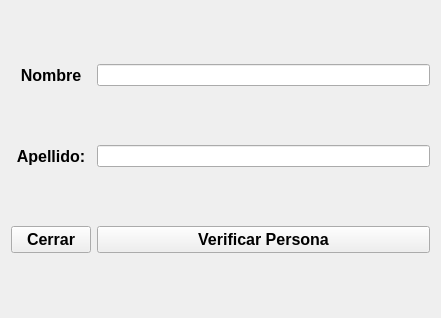
<?xml version="1.0" encoding="UTF-8"?>
<ui version="4.0">
 <class>Login</class>
 <widget class="QWidget" name="Login">
  <property name="geometry">
   <rect>
    <x>0</x>
    <y>0</y>
    <width>441</width>
    <height>318</height>
   </rect>
  </property>
  <property name="windowTitle">
   <string>Login</string>
  </property>
  <layout class="QGridLayout" name="gridLayout">
   <item row="0" column="0">
    <widget class="QLabel" name="lUsuario">
     <property name="font">
      <font>
       <pointsize>12</pointsize>
       <bold>true</bold>
      </font>
     </property>
     <property name="text">
      <string>Nombre</string>
     </property>
     <property name="alignment">
      <set>Qt::AlignCenter</set>
     </property>
    </widget>
   </item>
   <item row="0" column="1">
    <widget class="QLineEdit" name="leNombre"/>
   </item>
   <item row="1" column="0">
    <widget class="QLabel" name="lClave">
     <property name="font">
      <font>
       <pointsize>12</pointsize>
       <bold>true</bold>
      </font>
     </property>
     <property name="text">
      <string>Apellido:</string>
     </property>
     <property name="alignment">
      <set>Qt::AlignCenter</set>
     </property>
    </widget>
   </item>
   <item row="1" column="1">
    <widget class="QLineEdit" name="leApellido"/>
   </item>
   <item row="2" column="0">
    <widget class="QPushButton" name="pbCerrar">
     <property name="font">
      <font>
       <pointsize>12</pointsize>
       <bold>true</bold>
      </font>
     </property>
     <property name="text">
      <string>Cerrar</string>
     </property>
    </widget>
   </item>
   <item row="2" column="1">
    <widget class="QPushButton" name="pbVerificar">
     <property name="font">
      <font>
       <pointsize>12</pointsize>
       <bold>true</bold>
      </font>
     </property>
     <property name="text">
      <string>Verificar Persona</string>
     </property>
    </widget>
   </item>
  </layout>
 </widget>
 <resources/>
 <connections/>
</ui>
